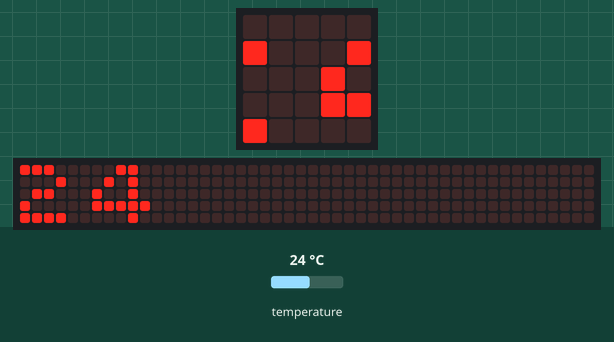
The program below on a simulated BBC micro:bit (MakeCode). On the bench: the board's 5×5 LED display, a strip that is not on the board, showing the scrolling text unrolled. Inputs (shaded band) come from the test bench; at power-on: temperature 24 °C. The 48×5 strip is a reading aid, not a part: it shows the text the display is scrolling, unrolled, one strip-width of it at a time.

Above: at 1.27 s.
1.3 s: temperature set to 12 °C
At 2.85 s:
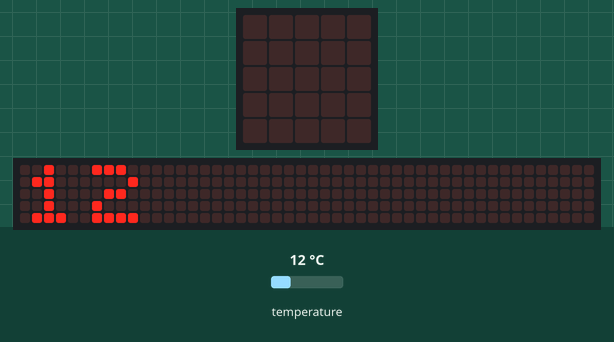
4.2 s: temperature set to 19 °C
At 6.07 s:
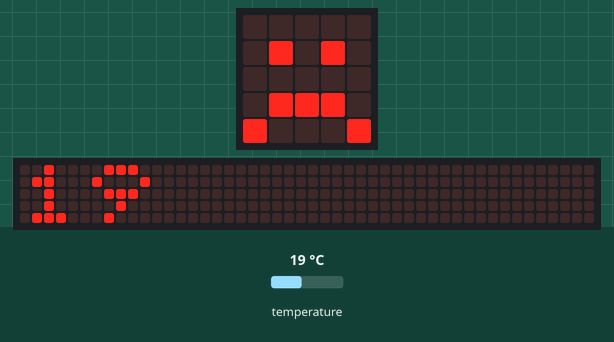
7.5 s: temperature set to 28 °C
At 15.1 s:
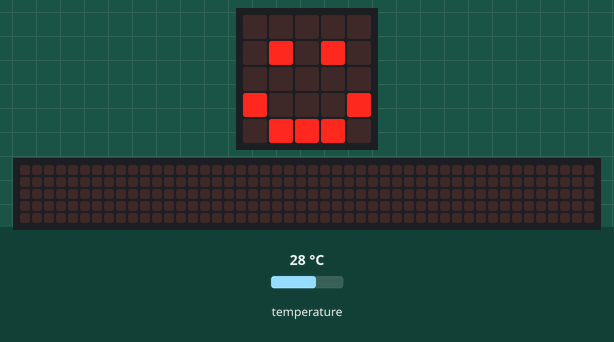

The program:

main.ts
```typescript
basic.forever(function () {
    basic.showNumber(input.temperature())
    while (input.temperature() > 25) {
        basic.showNumber(input.temperature())
        basic.showIcon(IconNames.Happy)
    }
    while (input.temperature() < 23) {
        basic.showNumber(input.temperature())
        basic.showIcon(IconNames.Sad)
    }
})
```

test.ts
```typescript
// aquí va el archivo "tests"; esto no se compilará cuando este paquete se utilice como una extensión.
```

Measured:
- what the display in image 3 shows lasts 0.6 s, from 14.7 s to 15.3 s
